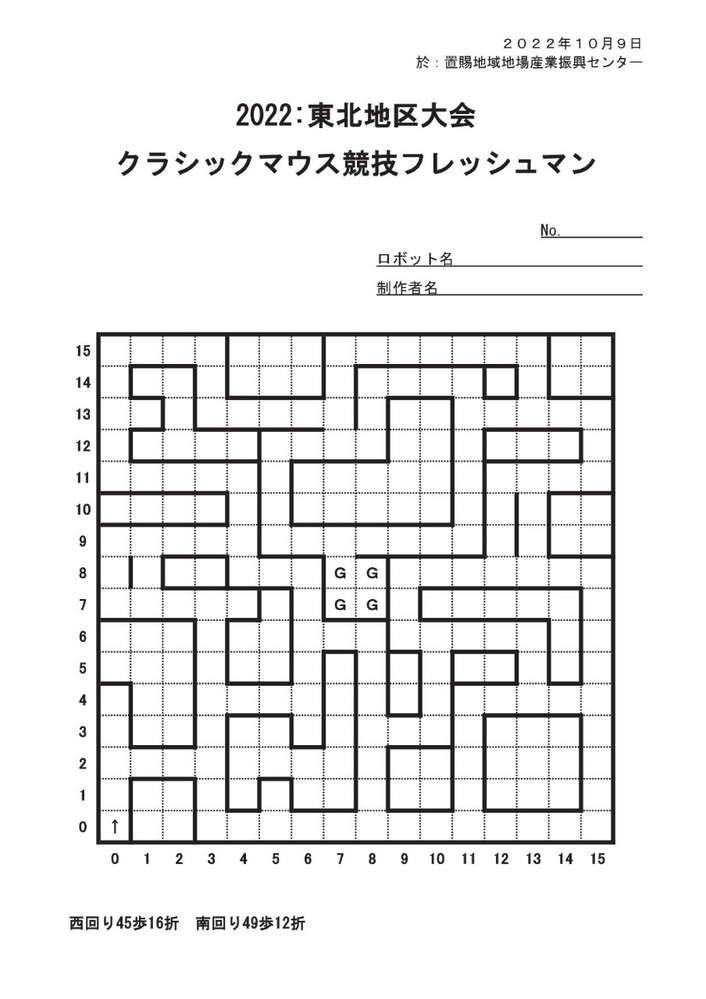
#> input picture docs/_pptx_media/ppt/media/image1.png, 706 x 999 px, shrunk from 904 x 1279 before the run
$ python extract_maze.py
#> lines starting #> are read from the running program, lines starting #| are printed output that depends on the picture; after the words box and inside, x2 and y2 are one past the last pixel; in counts of white or black regions, pixels touching at a corner belong together
# -*- coding: utf-8 -*-
"""从 PPT 底图（2022 官方 Micromouse 迷宫图）中程序化提取 16×16 墙线数据。

方法：
  1. 二值化（深色墨迹 = 1）；
  2. 用长暗行/暗列定位外边框，得到迷宫像素包围盒；
  3. 对每条网格边界段的中点采样窗口计算墨迹覆盖率，
     实线墙 ~100%，点状网格线 ~20-30%，据此区分墙与网格；
  4. 输出 JSON 墙线数据，并渲染重建迷宫图用于人工比对。

坐标约定（与 PPT 一致）：x 向右 0~15，y 向上 0~15，起点 (0,0) 在左下角。
"""
import json
import os

import cv2
import numpy as np

N = 16                     # 迷宫尺寸
IMG_PATH = os.path.join(os.path.dirname(__file__), "..", "docs", "_pptx_media", "ppt", "media", "image1.png")
OUT_JSON = os.path.join(os.path.dirname(__file__), "..", "bamer_env", "default_maze.json")
OUT_PNG = os.path.join(os.path.dirname(__file__), "..", "docs", "_maze_reconstructed.png")


def longest_run(mask_1d):
    d = np.diff(np.concatenate([[0], mask_1d, [0]]))
    starts, ends = np.where(d == 1)[0], np.where(d == -1)[0]
    return int((ends - starts).max()) if len(starts) else 0


def find_maze_bbox(bw):
    """外边框 = 四条超长实线。返回 (left, top, right, bottom) 像素坐标（含边框线中心）。"""
    h, w = bw.shape
    row_run = np.array([longest_run(bw[y]) for y in range(h)])
    col_run = np.array([longest_run(bw[:, x]) for x in range(w)])

    border_rows = np.where(row_run > 0.6 * w)[0]
    # 排除文字行：取暗行成簇中跨度最大的一簇（上下边框距离远）
    groups = np.split(border_rows, np.where(np.diff(border_rows) > 20)[0] + 1)
    groups = [g for g in groups if len(g) > 0]
    top = int(groups[0].mean())
    bottom = int(groups[-1].mean())

    border_cols = np.where(col_run > 0.85 * (bottom - top))[0]
    groups = np.split(border_cols, np.where(np.diff(border_cols) > 20)[0] + 1)
    groups = [g for g in groups if len(g) > 0]
    left = int(groups[0].mean())
    right = int(groups[-1].mean())
    return left, top, right, bottom


def main():
    img = cv2.imread(IMG_PATH, cv2.IMREAD_GRAYSCALE)
#> img: shape (999, 706); min 0, max 255, mean 236.8
    assert img is not None, f"读取失败: {IMG_PATH}"
    bw = (img < 128).astype(np.float64)
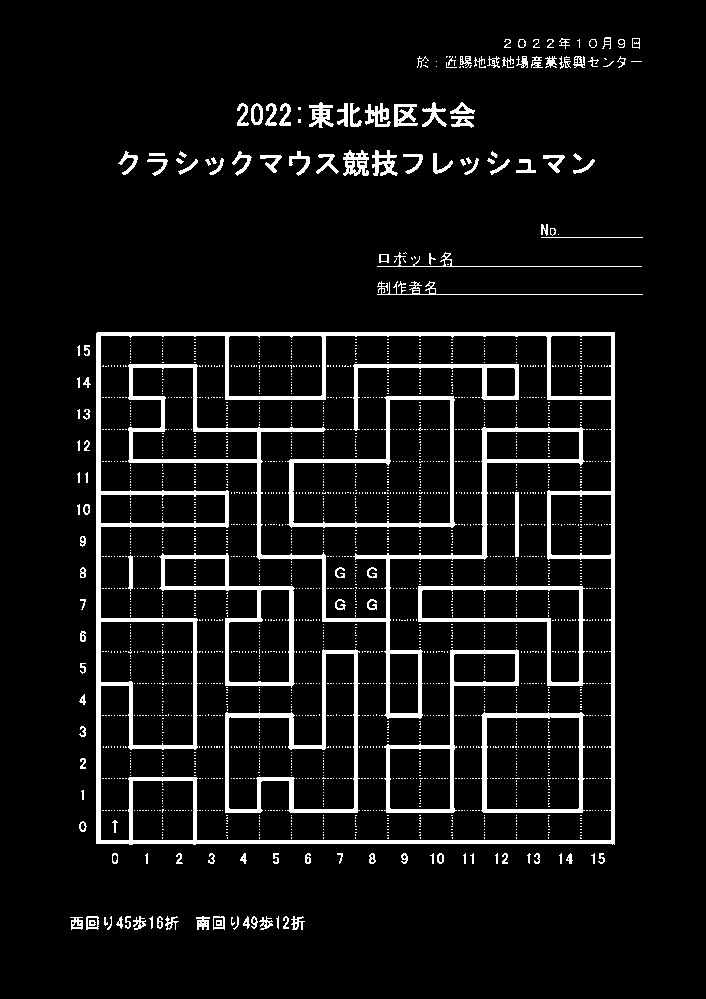
#> bw: shape (999, 706) float64; values 0 (black) and 1 (white), 7.3% white; 2633 white regions (2483 under 20 px), largest, box (x1, y1, x2, y2) and area: (96, 332, 615, 845) 14368, (128, 364, 585, 719) 6762, (225, 649, 360, 813) 2980

    left, top, right, bottom = find_maze_bbox(bw)
#> in longest_run, `d = np.diff(np.concatenate([[0], mask_1d, [0]]))`: d = 707 values from 0 to 0
#> in longest_run, `starts, ends = np.where(d == 1)[0], np.where(d == -1)[0]`: starts = empty array
#> in find_maze_bbox, `row_run = np.array([longest_run(bw[y]) for y in range(h)])`: row_run = 999 values, max 519 at index 333, min 0 at index 0, mean 15.53
#> in find_maze_bbox, `col_run = np.array([longest_run(bw[:, x]) for x in range(w)])`: col_run = 706 values, max 513 at index 612, min 0 at index 0, mean 21.39
#> in find_maze_bbox, `border_rows = np.where(row_run > 0.6 * w)[0]`: border_rows = [332, 333, 334, 335, 840, 841, 842, 843]
#> in find_maze_bbox, `groups = np.split(border_rows, np.where(np.diff(border_rows) > 20)[0] ..`: groups = [[332, 333, 334, 335], [840, 841, 842, 843]]
#> in find_maze_bbox, `top = int(groups[0].mean())`: top = 333
#> in find_maze_bbox, `bottom = int(groups[-1].mean())`: bottom = 841
#> in find_maze_bbox, `border_cols = np.where(col_run > 0.85 * (bottom - top))[0]`: border_cols = [96, 97, 98, 99, 100, 611, 612, 613, 614]
#> in find_maze_bbox, `groups = np.split(border_cols, np.where(np.diff(border_cols) > 20)[0] ..`: groups = [[96, 97, 98, 99, 100], [611, 612, 613, 614]]
#> in find_maze_bbox, `left = int(groups[0].mean())`: left = 98
#> in find_maze_bbox, `right = int(groups[-1].mean())`: right = 612
#> left = 98; top = 333; right = 612; bottom = 841
    print(f"迷宫包围盒: left={left} top={top} right={right} bottom={bottom}")
#| 迷宫包围盒: left=98 top=333 right=612 bottom=841
    cell_w = (right - left) / N
#> cell_w = 32.12
    cell_h = (bottom - top) / N
#> cell_h = 31.75
    print(f"格子像素: w={cell_w:.2f} h={cell_h:.2f}")
#| 格子像素: w=32.12 h=31.75

    # 墙线厚度估计：取底边框行的暗像素厚度
    col_at_mid = bw[:, (left + right) // 2]
#> col_at_mid = 999 values, max 1 at index 109, min 0 at index 0, mean 0.387
    thickness = 0
    y = bottom
#> y = 841
    while col_at_mid[y] > 0:
        thickness += 1
        y -= 1
#> this loop made 2 passes
#> (thickness, y) on passes 1 to 2: (1, 840), (2, 839)
#> after the loop, thickness = 2; y = 839
    print(f"墙线厚度约 {thickness}px")
#| 墙线厚度约 2px

    def seg_run_fraction_h(line_y, x0, x1):
        """水平边界段 (x0..x1 格) 的最长连续暗游程占比。

        实线墙是连续的（占比≈1），点状网格线是断续的（占比<0.5），据此区分。
        只采样边界段中段 30%~70%，避免端点交叉墙的干扰。
        """
        px = int(round(line_y))
        xa = int(round(left + x0 * cell_w + cell_w * 0.3))
        xb = int(round(left + x1 * cell_w - cell_w * 0.3))
        win = bw[max(0, px - 3): px + 4, xa:xb + 1]
        proj = win.max(axis=0) if win.size else np.zeros(1)
        return longest_run(proj) / max(1, len(proj))

    def seg_run_fraction_v(line_x, y0, y1):
        """垂直边界段 (y0..y1 格) 的最长连续暗游程占比（y 为格坐标，向上）。"""
        px = int(round(left + line_x * cell_w))
        ya = int(round(bottom - y0 * cell_h - cell_h * 0.3))  # 南端（像素大值）
        yb = int(round(bottom - y1 * cell_h + cell_h * 0.3))  # 北端（像素小值）
        win = bw[yb:ya + 1, max(0, px - 3): px + 4]
        proj = win.max(axis=1) if win.size else np.zeros(1)
        return longest_run(proj) / max(1, len(proj))

    # wall_south[x][y] = 格 (x,y) 与 (x,y-1) 之间的水平墙（y=0 时为外边框）
    # wall_west [x][y] = 格 (x,y) 与 (x-1,y) 之间的垂直墙（x=0 时为外边框）
    wall_south = [[False] * N for _ in range(N)]
    wall_west = [[False] * N for _ in range(N)]
    cov_s = [[0.0] * N for _ in range(N)]
    cov_w = [[0.0] * N for _ in range(N)]

    THR = 0.75
    for x in range(N):
        for y in range(N):
            line_y = bottom - y * cell_h            # 格 (x,y) 南边界
            cov_s[x][y] = seg_run_fraction_h(line_y, x, x + 1)
            wall_south[x][y] = bool(cov_s[x][y] > THR)
            line_x = x                              # 格 (x,y) 西边界
            cov_w[x][y] = seg_run_fraction_v(line_x, y, y + 1)
            wall_west[x][y] = bool(cov_w[x][y] > THR)
#> this loop made 16 passes

    # 顶部外边框（y=15 的北墙）与右边框（x=15 的东墙）必然存在，手工补上
    north = [True] * N
    east = [[True] * N for _ in range(N)]  # east[x][y] = 格 (x,y) 东墙，等价 west[x+1][y]

    # 一致性校验：相邻格共享的墙，两侧检测结果应一致（west[x+1][y] == east[x][y]）
    inconsistent = []
    for x in range(N - 1):
        for y in range(N):
            if wall_west[x + 1][y] != bool(cov_w[x + 1][y] > THR):
                inconsistent.append(f"west({x+1},{y})")
    print(f"\n共享墙一致性检查: {'OK' if not inconsistent else inconsistent}")
#| 共享墙一致性检查: OK

    # 打印游程占比在 0.5~0.85 之间的待复核段，便于人工复核
    print("\n游程占比在 0.50~0.85 之间的待复核段:")
    n_sus = 0
    for x in range(N):
        for y in range(N):
            if 0.50 < cov_s[x][y] < 0.85:
                print(f"  south wall of ({x},{y}): {cov_s[x][y]:.2f}")
                n_sus += 1
            if 0.50 < cov_w[x][y] < 0.85:
                print(f"  west  wall of ({x},{y}): {cov_w[x][y]:.2f}")
                n_sus += 1
    print(f"  共 {n_sus} 段待复核" if n_sus else "  无，全部判定高置信")
#|   无，全部判定高置信

    data = {
        "name": "official-2022-tohoku-freshman",
        "size": N,
        "wall_south": wall_south,   # wall_south[x][y]: 格(x,y) 与 (x,y-1) 之间
        "wall_west": wall_west,     # wall_west[x][y]:  格(x,y) 与 (x-1,y) 之间
        "wall_north": north,        # 外边框
        "wall_east": [[True] * N for _ in range(N)],
    }
    os.makedirs(os.path.dirname(OUT_JSON), exist_ok=True)
    with open(OUT_JSON, "w", encoding="utf-8") as f:
        json.dump(data, f, ensure_ascii=False, indent=1)
    print(f"\n已写出 {OUT_JSON}")

    # 渲染重建迷宫用于比对
    import matplotlib
    matplotlib.use("Agg")
    import matplotlib.pyplot as plt

    fig, ax = plt.subplots(figsize=(8, 8))
    for x in range(N):
        for y in range(N):
            if wall_south[x][y]:
                ax.plot([x, x + 1], [y, y], "k-", lw=2.4)
            if wall_west[x][y]:
                ax.plot([x, x], [y, y + 1], "k-", lw=2.4)
            if east[x][y] and x == N - 1:
                ax.plot([x + 1, x + 1], [y, y + 1], "k-", lw=2.4)
            if north[x] and y == N - 1:
                ax.plot([x, x + 1], [y + 1, y + 1], "k-", lw=2.4)
    ax.set_xlim(-0.5, N + 0.5)
    ax.set_ylim(-0.5, N + 0.5)
    ax.set_aspect("equal")
    ax.set_xticks(range(N))
    ax.set_yticks(range(N))
    ax.grid(True, ls=":", lw=0.6, color="gray")
    fig.savefig(OUT_PNG, dpi=150, bbox_inches="tight")
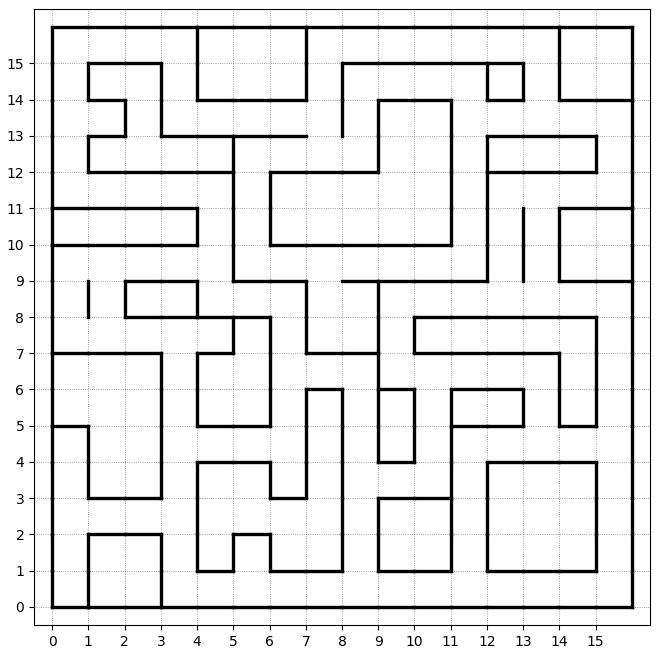
#> figure drawn by matplotlib, 1 panel
    print(f"已渲染重建图 {OUT_PNG}")


if __name__ == "__main__":
    main()
